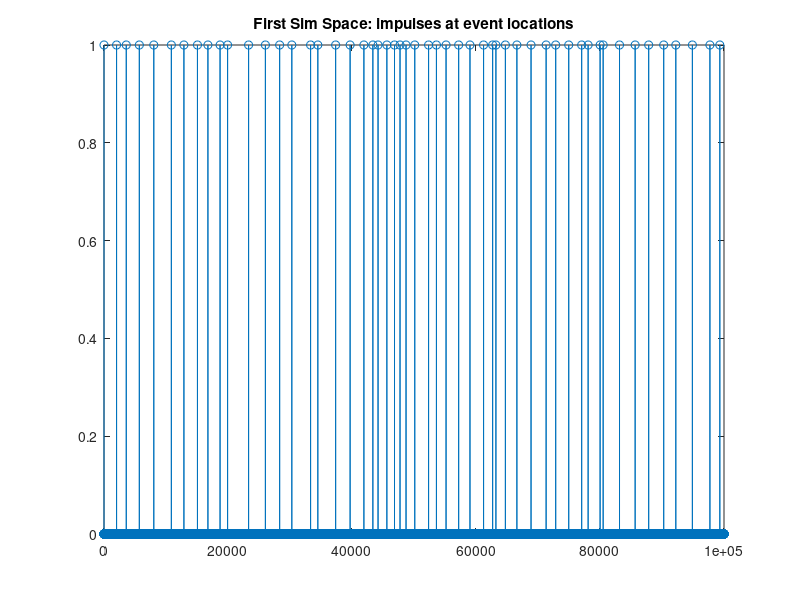
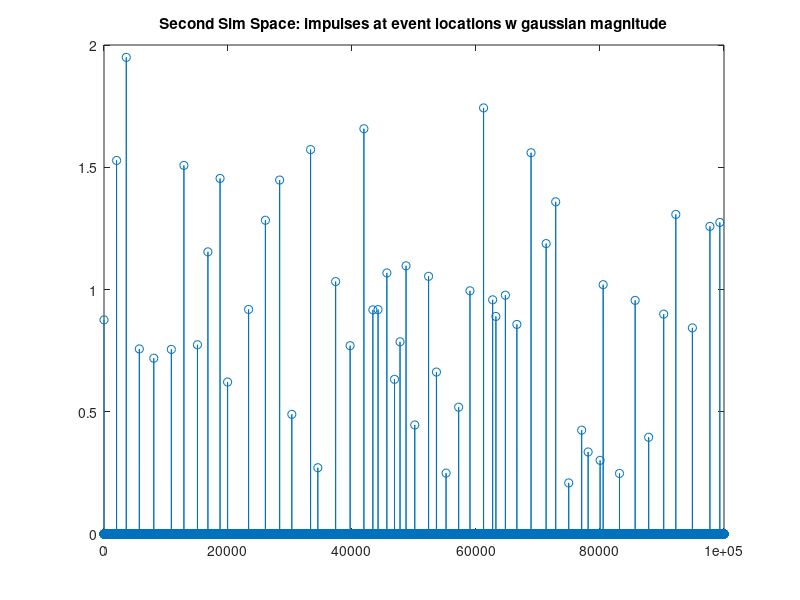
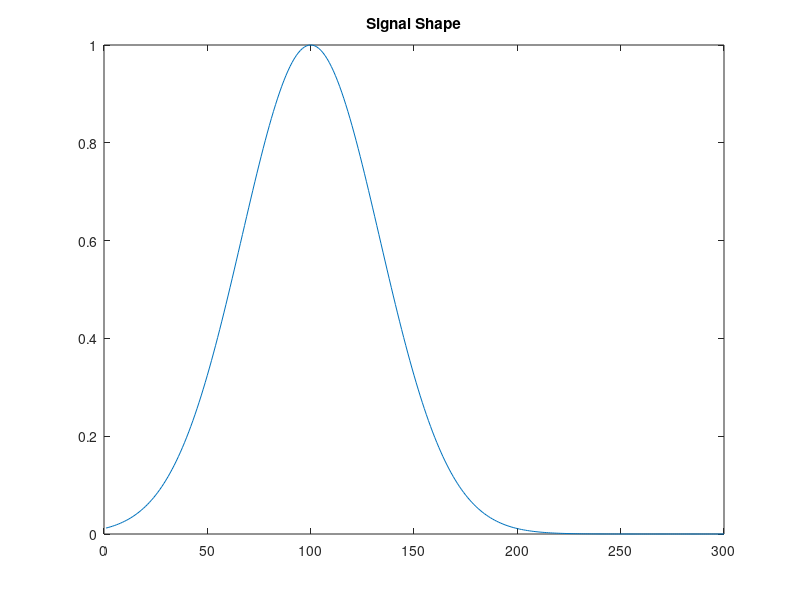
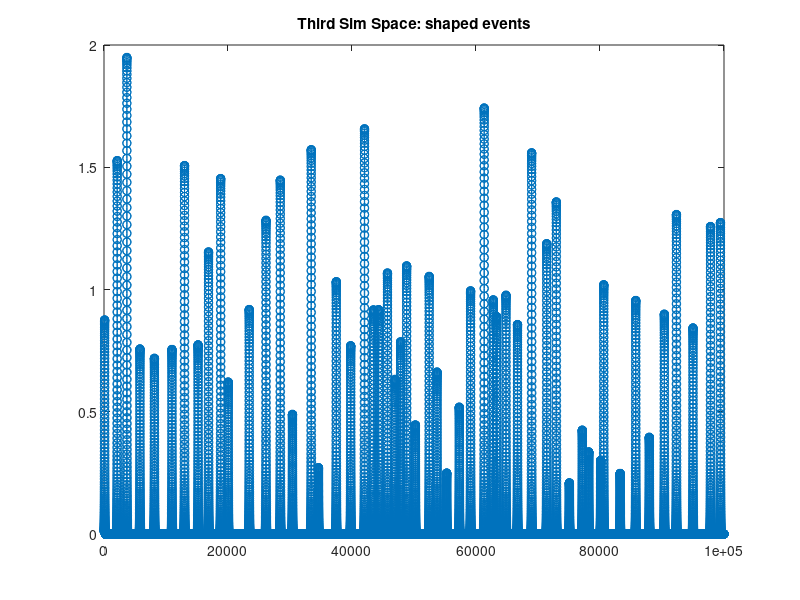

Reproduce these figures in MATLAB, in order.
%Script to simulate events in proton detector for darklight

close all;

%first define some constants:
tq = 100e-12; %time quanta in seconds

%event rate information (seconds)
rate_sep_mean = 1/5e6;
rate_sep_sd = rate_sep_mean/3;

%event magnitude information
mag_mean = 1;
mag_sd = 0.4;

%Sampeling information (seconds)
t_sample = 1/150e6;
sample_bits = 10;

%simulation time (in seconds)
t_simulation = 10000e-9;

%gaussian shaping properties
t_shape = 20e-9;%shaping time in seconds

%plots
gen_all_plots = 0;
gen_sig_gen_plots = 1;
gen_sig_shaping_plots = 1;
gen_dig_plots = 1;

%% First: generate simulation space
num_tq = ceil(t_simulation/tq);
if num_tq < 100
    error('sig_sim:time_scale_err', 'Check time scale')
end
%pre-allocate all simulation spaces (if additional simulation spaces are
%added, pre-allocate them here.
num_simulation_steps = 3;
sim_space = zeros(num_simulation_steps, num_tq);

tq_sample = ceil(t_sample / tq);
if tq_sample < 10
    error('sig_sim:sample_rate','Sample rate too high for time scale')
end
num_samples = ceil(num_tq / tq_sample);
num_digital_steps = 5;
dig_space = zeros(num_digital_steps, num_samples);

%% Step 1: generate event time locations
%We do this by saying that time quanta 0 is an event and then
%generating a gaussian amount of time with an average of
%rate_sep_mean and a standard deviation of rate_sep_sd.
rate_sep_mean_q = rate_sep_mean / tq;
rate_sep_sd_q = rate_sep_sd / tq;

if rate_sep_mean_q < 100
    error('sig_sim:rate_sep_err', 'Rate separation too small')
end

%this is ugly... is there a more creative way to do this?
index = 1;
while index < num_tq
    sim_space(1,index) = 1;
    index = index + floor(normrnd(rate_sep_mean_q, rate_sep_sd_q));
end

if (gen_all_plots == 1) || (gen_sig_gen_plots == 1)
    figure();
    plot(sim_space(1,:),'-o')
    hold on;
    title('First Sim Space: impulses at event locations');
end

%% Step 2: generate event time magnitudes
sim_space(2,:) = normrnd(mag_mean, mag_sd, [1, num_tq]) .* sim_space(1,:);

if (gen_all_plots == 1) || (gen_sig_gen_plots == 1)
    figure();
    plot(sim_space(2,:),'-o')
    hold on;
    title('Second Sim Space: impulses at event locations w gaussian magnitude');
end

%% Step 3: generate shaping
%first pass at shaping alg.

%reminder of gaussian : g(x) = (1/(sd*sqrt(2*pi)))*exp((-1/2)*((x-mean)/sd)^2)
%we say that the shaping time is equal to 6 sigma.  So:
shape_sd = t_shape / tq / 6;
%we put the mean 3 sigma in to give a 3 sigma leadup and a 6 sigma tail
shape_mean = shape_sd*3;
%now we generate the shape coeff
shape_coeff = (1/(shape_sd*sqrt(2*pi)))*exp((-1/2)*(((1:9*shape_sd)-shape_mean)/shape_sd).^2);
%now we normalize the shape_coeff
shape_coeff = shape_coeff / (1/(shape_sd*sqrt(2*pi)));

if (gen_all_plots == 1) || (gen_sig_gen_plots == 1)
    figure();
    plot(shape_coeff);
    hold on;
    title('Signal Shape');
end

for index = (1:length(shape_coeff))
    if index == 1
        sim_space(3,:) = sim_space(2,:)*shape_coeff(1);
    else
        sim_space(3,:) = sim_space(3,:) + horzcat(zeros(1,index-1),sim_space(2,(1:num_tq-(index-1))))*shape_coeff(index);
    end
end

if (gen_all_plots == 1) || (gen_sig_gen_plots == 1)
    figure();
    plot(sim_space(3,:),'o-')
    hold on;
    title('Third Sim Space: shaped events')
end
%TODO add gaussian shape_coeff depending on the shaping time, use 3 sigma
%shaping time on the early edge, and 6 sigma on the falling edge

%% Step 4: generate sampling times

dig_space(2,:) = sim_space(3,(1:tq_sample:num_tq));
dig_space(1,:) = (1:tq_sample:num_tq);
if (gen_all_plots == 1) || (gen_dig_plots == 1)
    figure();
    plot(dig_space(2,:),'-o')
    hold on;
    title('Dig Space 2: Sampled Signal');
    figure();
    plot(sim_space(3,:),'-o')
    hold on;
    plot(dig_space(1,:),dig_space(2,:), 'r*', 'MarkerSize', 10)
    title('Samples overlayed on shaped signal');
end

%% Step 5: quantize digital samples
%max value calculation
max_val = 2^sample_bits-1;
max_analog_val = mag_sd*3;

%insert clipping function here.
dig_space(3,:) = dig_space(2,:); %placeholder for clipped values

%perform quantization, using floor
dig_space(4,:) = floor(dig_space(3,:)/max_analog_val*max_val);

%quantization error:
dig_space(5,:) = (dig_space(4,:)-dig_space(2,:)/max_analog_val*max_val);

if (gen_all_plots == 1) || (gen_dig_plots == 1)
    figure();
    plot(dig_space(4,:), '-o');
    hold on;
    title('Dig space 4: Quantized sampled data');
    
    figure();
    plot(dig_space(2,:), '-o');
    hold on;
    plot(dig_space(4,:)/max_val*max_analog_val,'-r*', 'MarkerSize', 7);
    title('Quantized sampled data, normalized by max value, on the non quantized data');
    
    figure();
    plot(dig_space(5,:), '-o');
    hold on;
    title('Dig space 5: Quantization error in LSBs');
end